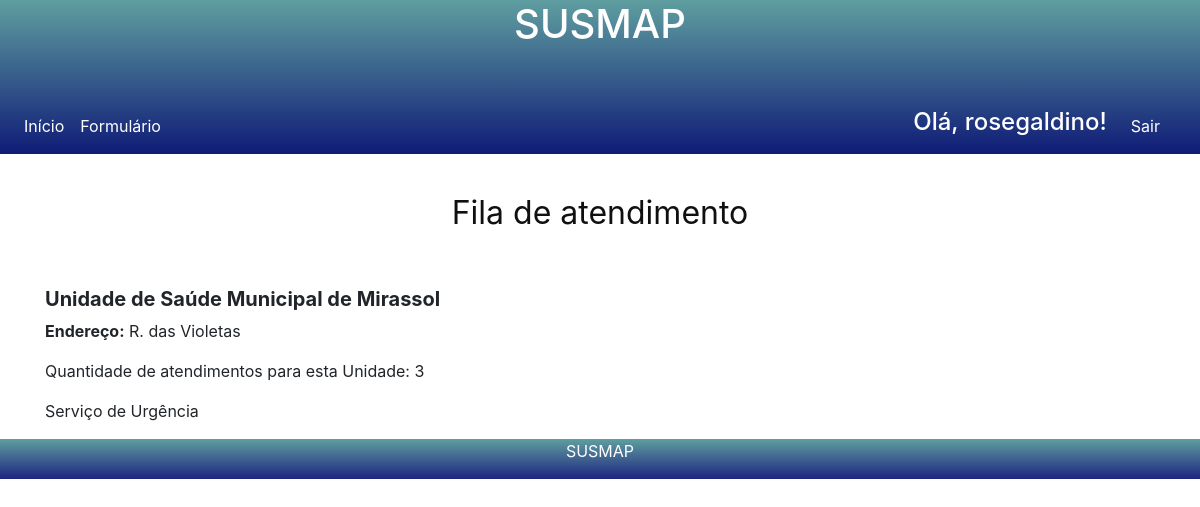
The app's page /atendimento/listar (signed in) with its own data.
### core/models.py (models this page shows)
class Paciente(models.Model):
    numeroSUS = models.CharField(max_length=10)
    ranking = models.CharField(max_length=300)
    user = models.OneToOneField(
        settings.AUTH_USER_MODEL,
        on_delete=models.SET_NULL,
        null=True,
    )

class UnidadeSaude(models.Model):
    nomeUnidadeSaude = models.CharField(max_length=50)
    enderecoUnidade = models.OneToOneField(Endereco, on_delete=models.SET_NULL, null=True)
    servico = models.ManyToManyField(Servico)

class Endereco(models.Model):
    rua = models.CharField(max_length=200, null=False, blank=False)
    numero = models.IntegerField(null=False, blank=False)
    complemento = models.CharField(max_length=200, null=False, blank=False)
    bairro = models.CharField(max_length=50, null=False, blank=False)
    cidade = models.CharField(max_length=100, null=False, blank=False)
    pais = models.CharField(max_length=50, null=False, blank=False)
    def __str__(self):
        return self.rua

class Servico(models.Model):
    nomeServico = models.CharField(max_length=100)
    descricaoServico = models.CharField(max_length=100)
    sintoma = models.ManyToManyField(Sintoma)

### core/views.py (the view)
# urls.py: path('atendimento/listar', views.fila_atendimento, name='fila-atendimento'),
@login_required(login_url='/login/')
def fila_atendimento(request):
    unidades = UnidadeSaude.objects.all()
    return render(request, 'fila-atendimento.html', {'unidades': unidades})

### templates/fila-atendimento.html (shortened to what this page needs)
{% extends "model-page.html" %}
{% block content %}
<p class="titulo-fila-atendimento">Fila de atendimento</p>
<div class="container">
    {% for unidade in unidades %}
            <div class="row">
            <div class="col">
                <h5 class=""><b>{{unidade.nomeUnidadeSaude}}</b></h5>
                <p class=""><b>Endereço:</b> {{unidade.enderecoUnidade}}</p>
                <p>Quantidade de atendimentos para esta Unidade: {{unidade.atendimento_set.count}}</p>
                {% for servico in unidade.servico.all %}
                <p>{{servico.nomeServico}}</p>
                {% endfor%}
            </div><br>
            </div>
    {% endfor %}
</div>
{% endblock %}

### templates/model-header.html (shortened to what this page needs)
<link rel="stylesheet" href="https://maxcdn.bootstrapcdn.com/bootstrap/4.4.1/css/bootstrap.min.css">
<div class="header text-center">
    <h1>SUSMAP</h1>
    <nav class="navbar navbar-expand-lg menu-inicial">
        <div class="collapse navbar-collapse" id="menu">
          <ul class="navbar-nav">
            {% if request.user.paciente %}
            <li>
                <a class="nav-link" href="/susmap/all/">Início</a>
            </li>
            {% endif %}
            {% if request.user.paciente %}
            <li>
                <a class="nav-link" href="/card/forms">Formulário</a>
            </li>
            {% endif %}
          </ul>
        </div>
        {% if request.user.paciente %}
        <div class="mr-4" style="color: rgb(255, 255, 255)">
            <h4>Olá, {{user.paciente.user}}!</h4>
        </div>
        {% endif %}
        <div class="text-right mr-4 logout">
            <a href="/logout/">Sair</a>
        </div>
      </nav>
</div>

### templates/model-header.html (style rules this page uses)
#menu a { color: white; }
.header { background-color: cadetblue; color: white; background-image: linear-gradient(cadetblue, rgba(7, 14, 114, 0.904)); }
.logout a { color: white; }
.navbar { margin-top: 50; }

### templates/fila-atendimento.html (style rules this page uses)
.titulo-fila-atendimento { text-align: center; font-size: 2em; margin-top: 35px; color: rgb(17, 16, 16); margin-bottom: 50; }

### records on screen
UnidadeSaude: nomeUnidadeSaude "Unidade de Saúde Municipal de Mirassol", enderecoUnidade "R. das Violetas", atendimento_set.count "3"
Servico: nomeServico "Serviço de Urgência"

### other values on screen
{{ user.paciente.user }} "rosegaldino"
